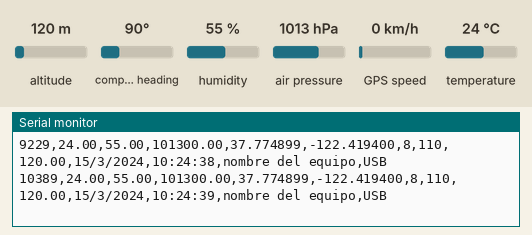
Recording of a sketch running on a simulated Arduino Uno, built with avr-gcc and run on an emulated ATmega328P. Parts: the last lines printed to the serial monitor. Inputs (shaded band) come from the test bench; at power-on: air pressure 1013 hPa, altitude 120 m, compass heading 90°, humidity 55 %, GPS speed 0 km/h, temperature 24 °C. The GPS gets a fix after 3 s at 37.7749, -122.4194 with 8 satellites.

Above: at 10.4 s.
10.5 s: air pressure set to 1001 hPa
At 12.4 s:
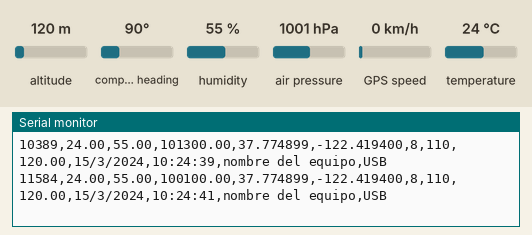
15.0 s: air pressure set to 998 hPa
At 15.8 s:
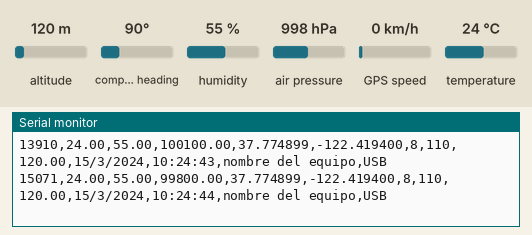
Timing chart, 0 to 17.5 s (numbered marks = the images above; inputs shaded):
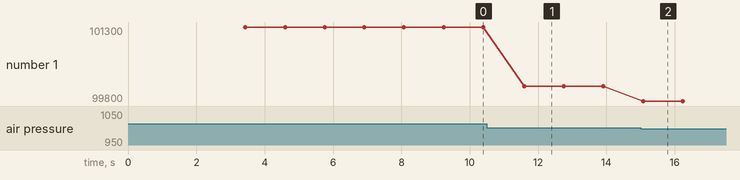

The sketch:

mision_secundaria_BME280_GPS.ino
```cpp
#include <Adafruit_BME280.h>
#include <SoftwareSerial.h>

#include <SoftwareSerial.h>

#include <TinyGPS.h>


unsigned long now;


//modulo de radio apc220
const byte rxPin = 2;
const byte txPin = 3;
SoftwareSerial apc (rxPin, txPin);


//sensor de temperatura y presion
Adafruit_BME280 bme; // I2C

//GPS
TinyGPS gps;
const byte rxPinGPS = 13;
const byte txPinGPS = 12;
SoftwareSerial ss(rxPinGPS, txPinGPS);


//DATA
String generalData = "";
String gpsData = "";


void setup() {
  //conexion USB
  Serial.begin(9600);

  //conexion radio
  apc.begin(9600);

  //inicializacion sensor temperatura
   if (!bme.begin()) {
    Serial.println("Could not find a valid BME280 sensor, check wiring!");
    while (1);
  }

  //GPS
  ss.begin(9600);

  //cabecera dato csv
  Serial.println("[segundo],[temperatura],[humedad],[persión atmosférica],[lat],[lon],[n sats],[hdop precision],[altitude],[GPS date],[GPS time],[nombre del equipo]");
  apc.println("[segundo],[temperatura],[humedad],[persión atmosférica],[lat],[lon],[n sats],[hdop precision],[altitude],[GPS date],[GPS time],[nombre del equipo]");

}

void loop() {
  //GPS
  bool newData = false;
  unsigned long chars;
  unsigned short sentences, failed;

  // For one second we parse GPS data and report some key values
  for (unsigned long start = millis(); millis() - start < 1000;)
  {
    while (ss.available())
    {
      char c = ss.read();
      // Serial.write(c); // uncomment this line if you want to see the GPS data flowing
      if (gps.encode(c)) // Did a new valid sentence come in?
        newData = true;
    }
  }

  gps.stats(&chars, &sentences, &failed);

  if (newData)
  {
    gpsData = "";
    float flat, flon;
    unsigned long age;
    gps.f_get_position(&flat, &flon, &age);
    //gpsData += flat == TinyGPS::GPS_INVALID_F_ANGLE ? 0.0 : flat, 6; //append lat
    gpsData += String(flat, 6); //append lat
    gpsData += ",";//


    //gpsData += flon == TinyGPS::GPS_INVALID_F_ANGLE ? 0.0 : flon, 6; //append lon
    gpsData += String(flon, 6);//append lon
    gpsData += ",";//

    gpsData += gps.satellites() == TinyGPS::GPS_INVALID_SATELLITES ? 0 : gps.satellites(); //number of satellites
    gpsData += ",";//

    gpsData += gps.hdop() == TinyGPS::GPS_INVALID_HDOP ? 0 : gps.hdop(); //number of precision
    gpsData += ",";//

    gpsData += (float)gps.altitude()/100; //altidude (m)
    gpsData += ",";//


    int year;
    byte month, day, hour, minute, second, hundredths;
    gps.crack_datetime(&year,&month,&day,&hour,&minute,&second,&hundredths);

    gpsData += day, DEC;
    gpsData +=  "/";
    gpsData +=  month, DEC;
    gpsData += "/";
    gpsData += year; //date dd/mm/yyyy
    gpsData += ",";//
    gpsData += hour, DEC;
    gpsData += ":";
    gpsData += minute, DEC;
    gpsData += ":";
    gpsData += second, DEC; //date dd/mm/yyyy
    gpsData += ",";//

  } else {
    //no new data
    gpsData = "";
    gpsData += chars;
    gpsData += "-,-,-,-,-,-,-,";
  }


    generalData = ""; //start with an empty string
    generalData += millis();// append time
    generalData += ",";// append ,

    generalData += bme.readTemperature();// append temp
    generalData += ",";// append

    generalData += bme.readHumidity();// append humidity
    generalData += ",";// append

    generalData += bme.readPressure();// append pressure
    generalData += ",";// append

    generalData += gpsData;

    generalData +="nombre del equipo";// append pressure

    //send data to usb
    Serial.println(generalData + ",USB");

    //send dato to radio
    apc.println(generalData + ",RADIO");


}
```

Measured:
- after the input at 10.5 s, the serial monitor: prints a new line after 1.1 s (image 1)
- after the input at 15.0 s, the serial monitor: prints a new line after 0.08 s (image 2)
- plotted number 1: 101300 → 100100 after the input at 10.5 s, 100100 → 99800 after the input at 15.0 s
